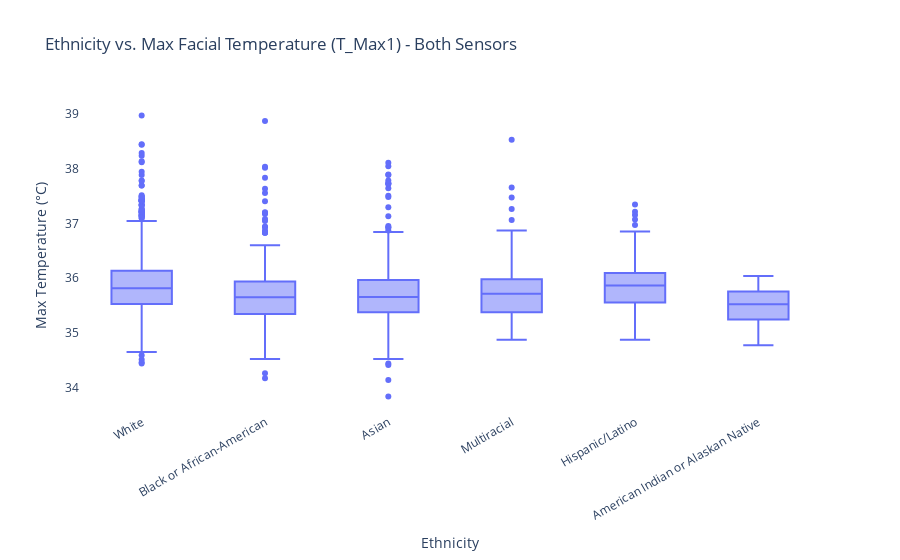

The notebook cell saved with this chart:
### Code cell
flir["Sensor"] = "FLIR"
ici["Sensor"] = "ICI"

combined = pd.concat([flir, ici], ignore_index=True)

combined["group"] = combined["group"].astype(str)

fig = px.box(
    combined,
    x="Ethnicity",
    y="T_Max1",
    title="Ethnicity vs. Max Facial Temperature (T_Max1) - Both Sensors",
    labels={"T_Max1": "Max Temperature (°C)", "Ethnicity": "Ethnicity"},
    points="outliers"
)

fig.update_layout(
    xaxis_title="Ethnicity",
    yaxis_title="Max Temperature (°C)",
    plot_bgcolor="white",
    xaxis_tickangle=-30
)

fig.show()

### Figure 1 — Plotly figure (JSON) as saved in the notebook; plotly's stock layout.template omitted (floating-point values rounded to 4 significant figures; data arrays with more than 128 entries replaced by an {"elided": "..."} marker saying what was removed)
{"data": [{"alignmentgroup": "True", "boxpoints": "outliers", "hovertemplate": "Ethnicity=%{x}<br>Max Temperature (°C)=%{y}<extra></extra>", "legendgroup": "", "marker": {"color": "#636efa"}, "name": "", "notched": false, "offsetgroup": "", "orientation": "v", "showlegend": false, "type": "box", "x": {"elided": "2029 str values"}, "x0": " ", "xaxis": "x", "y": {"elided": "2029 float values"}, "y0": " ", "yaxis": "y"}], "layout": {"boxmode": "group", "legend": {"tracegroupgap": 0}, "plot_bgcolor": "white", "title": {"text": "Ethnicity vs. Max Facial Temperature (T_Max1) - Both Sensors"}, "xaxis": {"anchor": "y", "domain": [0, 1], "tickangle": -30, "title": {"text": "Ethnicity"}}, "yaxis": {"anchor": "x", "domain": [0, 1], "title": {"text": "Max Temperature (°C)"}}}}
